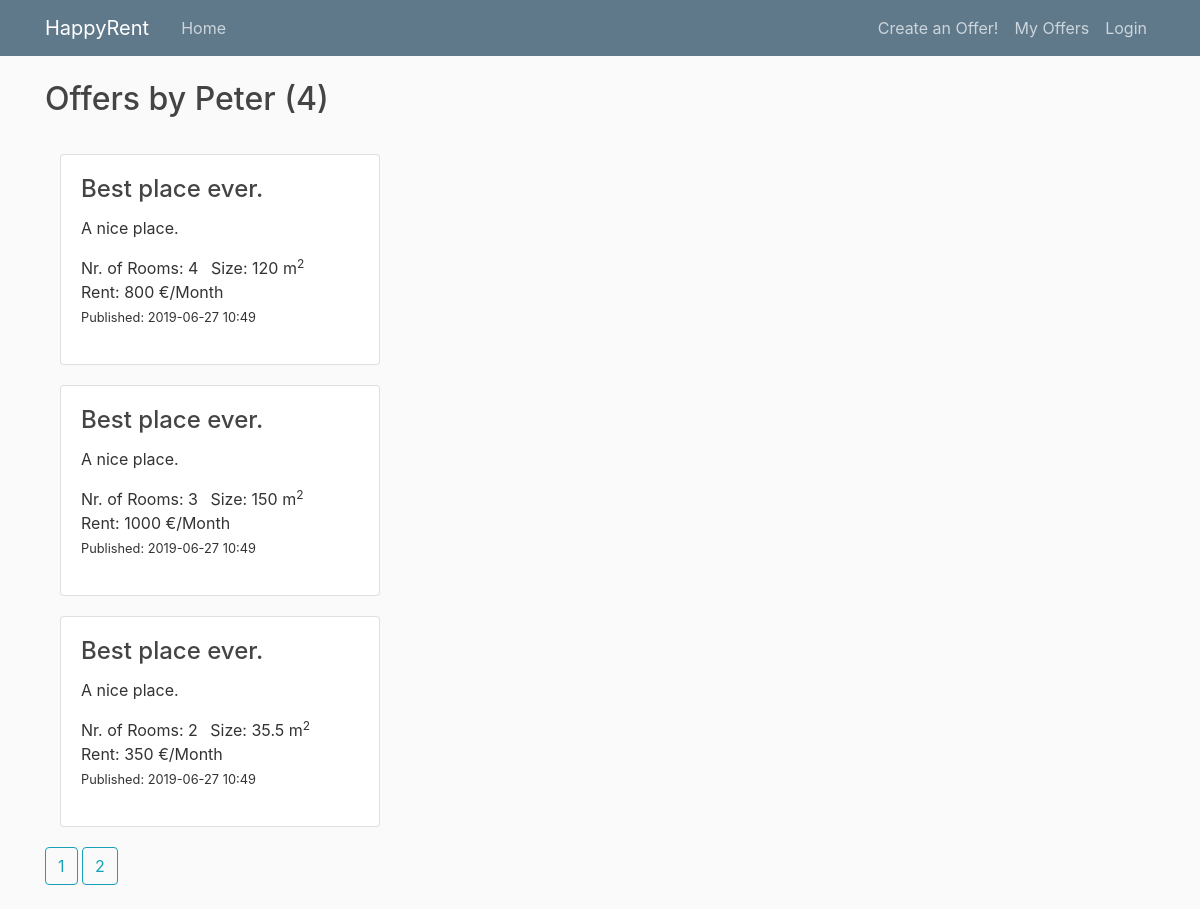
Before: /user/Peter with the older database file.
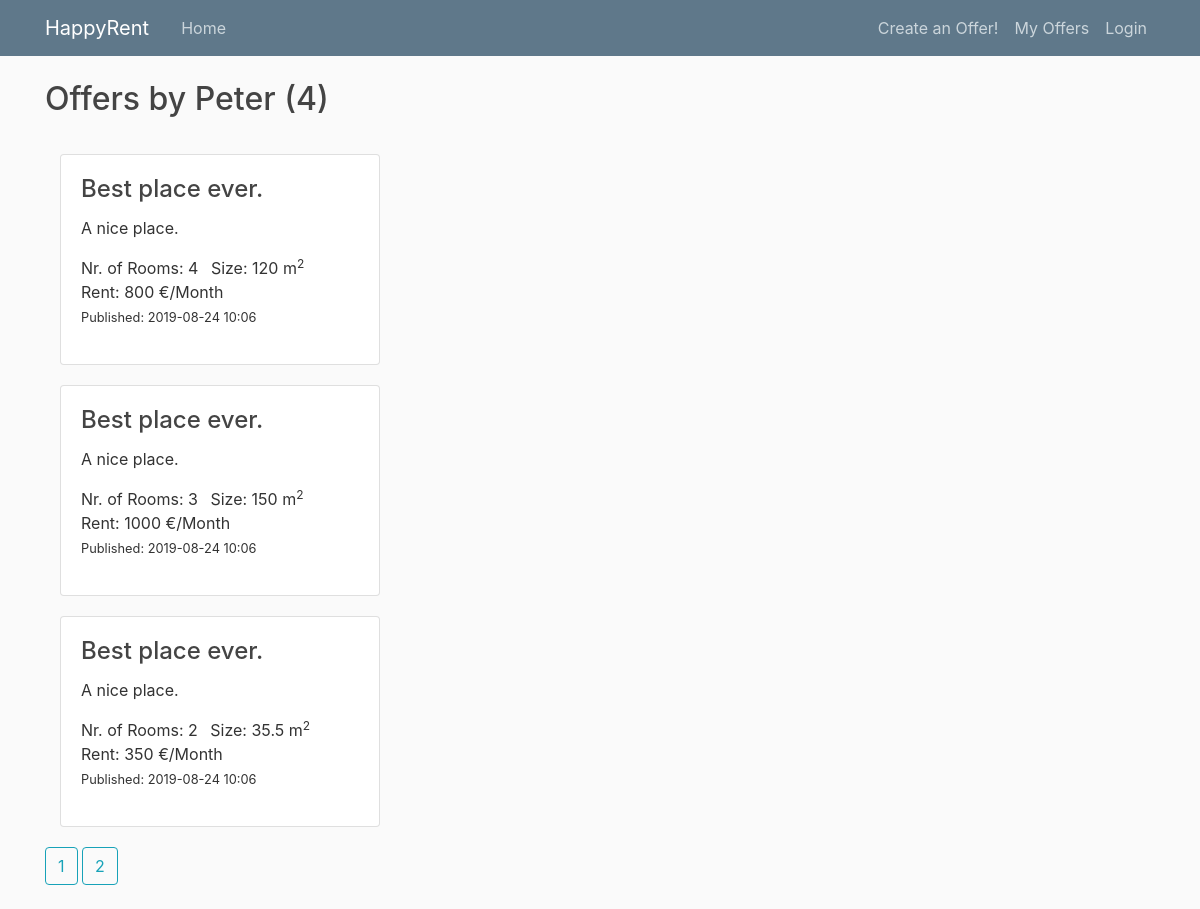
After: the same page with the newer database file.
### property_project/db_models.py (models this page shows, shortened)
class User(db.Model, UserMixin):
    __tablename__ = 'user'
    id = db.Column(db.Integer, primary_key=True)
    username = db.Column(db.String(20), unique=True, nullable=False)
    properties = db.relationship('PropertyItem', backref='author', lazy=True)

class PropertyItem(db.Model):
    __tablename__ = 'property_item'
    id = db.Column(db.Integer, primary_key=True)
    title = db.Column(db.String(100), nullable=False,
                      default="Best place ever.")
    date_posted = db.Column(db.DateTime, nullable=False,
                            default=datetime.datetime.utcnow)
    description = db.Column(db.String(250), default="A nice place.")
    rent = db.Column(db.Integer)  # (db.Numeric(6,2))
    rooms = db.Column(db.Integer, default=1)  # default=set_default_rooms
    size = db.Column(db.Integer)  # (db.Numeric(6,1))
    property_id = db.Column(db.Integer, ForeignKey('property_type.id'))
    property_type = db.relationship('PropertyType')
    user_id = db.Column(db.Integer, db.ForeignKey('user.id'), nullable=False)

### property_project/routes.py (the view)
@app.route("/user/<string:username>")
def user_items(username):
    page = request.args.get('page', 1, type=int)
    user = User.query.filter_by(username=username).first_or_404()
    prop_items = PropertyItem.query.filter_by(author=user)\
        .order_by(PropertyItem.date_posted.desc())\
        .paginate(page=page, per_page=3)
    return render_template('user_items.html', prop_items=prop_items,
                           user=user)

### property_project/templates/user_items.html
{% extends "layout.html" %}
{% block content %}
<h2 class="mb-3">Offers by {{ user.username }} ({{ prop_items.total }}) </h2>
<div class="gap-20"></div>
<div class="card-deck-wrapper">
    <div class="card-deck">
        <div class="col-md-6">
            {% for prop_item in prop_items.items %}
                <div class="card">
                    <div class="card-body">
                        <h4 class="card-title">{{ prop_item.title }}</h4>
                        <p class="card-text">{{ prop_item.description }}</p>
                        <ul class="list-inline">
                            <li class="list-inline-item">Nr. of Rooms: {{ prop_item.rooms }} </li>
                            <li class="list-inline-item">Size: {{ prop_item.size }} m<sup>2</sup></li>
                            <li class="list-inline-item">Rent: {{ prop_item.rent }} €/Month</li>
                            <small>
                                <li class="list-inline-item">Published: {{ prop_item.date_posted.strftime('%Y-%m-%d %H:%M') }} </li>
                            </small>
                        </ul>
                    </div>
                </div>
                <div class="gap-20"></div>
            {% endfor %}
            {% for page_num in prop_items.iter_pages(left_edge=1, right_edge=1, left_current=1, right_current=2)%}
                {% if page_num %}
                {% if prop_items.page == page_num %}
                    <a class="btn btn-outline-info mb-4" href="{{ url_for('user_items', username=user.username, page = page_num) }}">
                        {{ page_num }}
                    </a>
                {% else %}
                    <a class="btn btn-outline-info mb-4" href="{{ url_for('user_items', username=user.username, page = page_num) }}">
                        {{ page_num }}
                    </a>
                {% endif %}
                {% else %}
                ...
                {% endif %}
            {% endfor %}
        </div>
    </div>
</div>
{% endblock content %}

### property_project/templates/layout.html (shortened to what this page needs)
<!DOCTYPE html>
<html>
<head>
    <link rel="stylesheet" href="https://maxcdn.bootstrapcdn.com/bootstrap/4.0.0/css/bootstrap.min.css">
    <link rel="stylesheet" type="text/css" href="{{ url_for('static', filename='main.css') }}">
</head>
<body>
    <header class="site-header">
        <nav class="navbar navbar-expand-md navbar-dark bg-steel fixed-top">
            <div class="container">
                <a class="navbar-brand mr-4" href="/">HappyRent</a>
               <div class="collapse navbar-collapse" id="navbarToggle">
                    <div class="navbar-nav mr-auto">
                        <a class="nav-item nav-link" href="{{ url_for('home')}}">Home</a>
                    </div>
                    <div class="navbar-nav">
                        <a class="nav-item nav-link" href="{{ url_for('new_type')}}">Create an Offer!</a>
                        <a class="nav-item nav-link" href="{{ url_for('current_user_items')}}">My Offers</a>
                        {% if current_user.is_authenticated %}
                            <a class="nav-item nav-link" href="{{ url_for('logout')}}">Logout</a>
                        {% else%}
                            <a class="nav-item nav-link" href="{{ url_for('google.login')}}">Login</a>
                        {% endif %}
                    </div>
                </div>
            </div>
        </nav>
    </header>
    <main role="main" class="container">
        <div class="row">
            <div class="col-md-8">
                {% block content %}{% endblock %}
            </div>
        </div>
    </main>
</body>
</html>

### property_project/static/main.css (style rules this page uses)
body { background: #fafafa; color: #333333; margin-top: 5rem; }
h1, h2, h3, h4, h5, h6 { color: #444444; }
.gap-20 { width:100%; height:20px; }
.bg-steel { background-color: #5f788a; }
.site-header .navbar-nav .nav-link { color: #cbd5db; }

Changed rows visible on the page:
changed PropertyItem (number 1 of 3 on the later page): date_posted "2019-06-27 10:49" → "2019-08-24 10:06"
changed PropertyItem (number 2 of 3 on the later page): date_posted "2019-06-27 10:49" → "2019-08-24 10:06"
changed PropertyItem (number 3 of 3 on the later page): date_posted "2019-06-27 10:49" → "2019-08-24 10:06"
